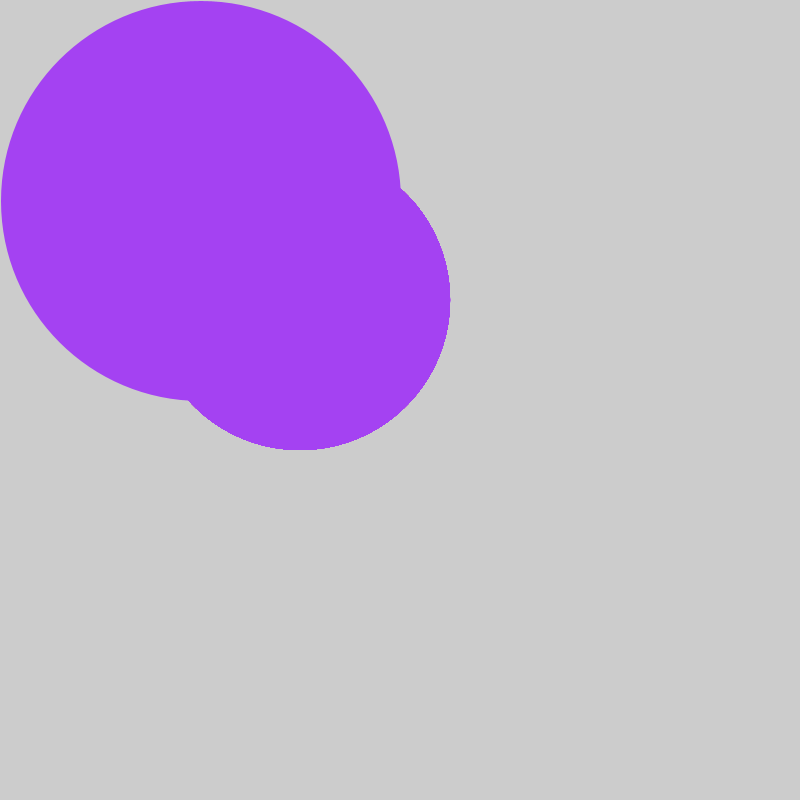
Frame 1 (no input)
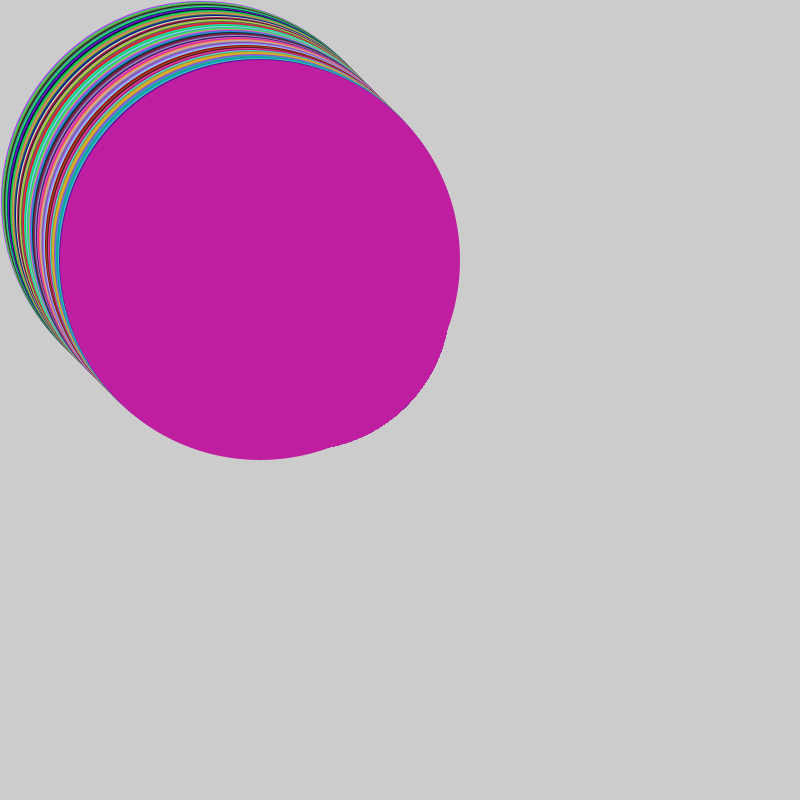
Frame 60 (the mouse pressed at the canvas centre just before this capture)
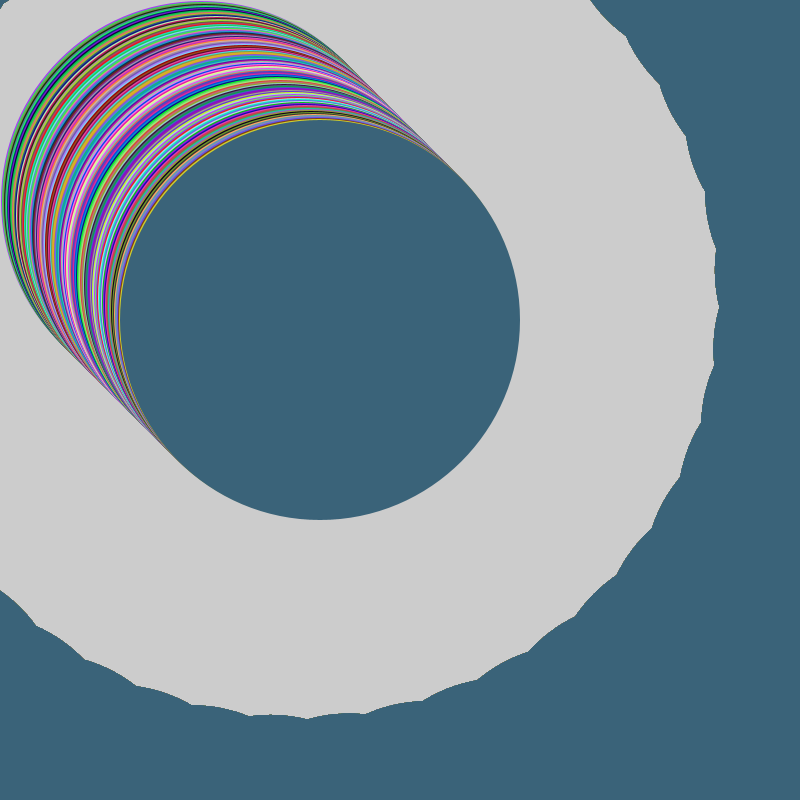
Frame 120 (the mouse held since frame 60 and released just before this capture)

The Processing sketch that drew these frames (run headless with seeded random() and noise(); from frame 60 on, the mouse is pressed at the canvas centre):

// Processing sketch: processing_52440
// ── processing_52440.pde

int x, y;
float speedx, speedy;

//watch out!! seizure inducing!!!

void setup (){
  size(800, 800);
 // background(mouseX, 154, 134);
  smooth();
  noStroke();
  x=200;
  y=200;
  speedx = 1;
  speedy = 1;
}

void draw(){
  fill(mouseX,mouseY,255);
  x += speedx;
  y += speedy;
  fill(random(255), random(255), random(255));
  ellipse(x, y, 400, 400);
  translate(300,300);
    for (int i=0; i<360; i++){
    ellipse(mouseX,mouseY,300,300);
    line(mouseX,mouseY,1000,1000);
    rotate(radians(3));
    rotate (radians(5));
  }
  if (mousePressed == true) {
    fill(0);
  } else {
    fill(255);
  //  rect (width/2, height/2, 180, 180);
  }




}
